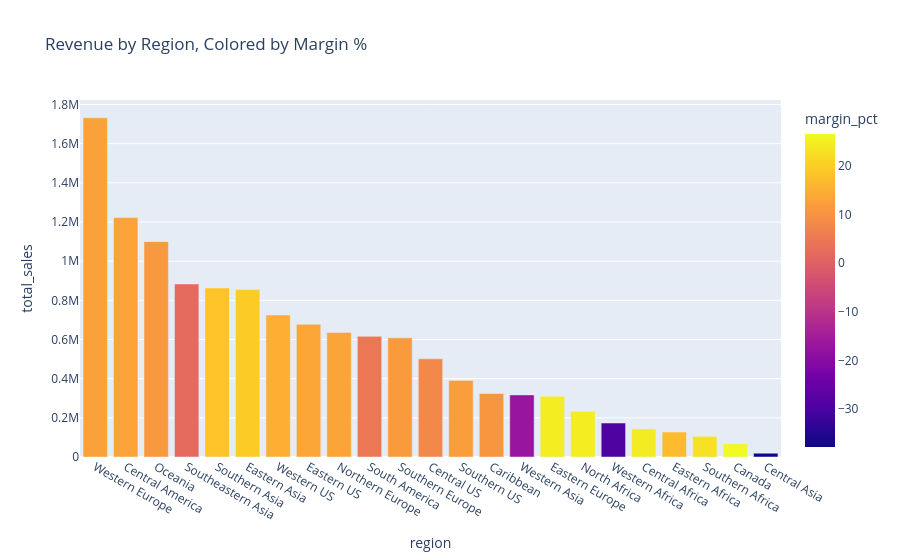

Notebook code for this chart:
### Code cell
# Regional Analysis

regional = orders.groupby('region').agg(
    total_sales=('sales', 'sum'),
    total_profit=('profit', 'sum'),
    order_count=('order_id', 'nunique')
).reset_index()
regional['margin_pct'] = regional['total_profit'] / regional['total_sales'] * 100

fig = px.bar(regional.sort_values('total_sales', ascending=False), 
             x='region', y='total_sales', color='margin_pct',
             title='Revenue by Region, Colored by Margin %')
fig.show()

### Figure 1 — Plotly figure (JSON) as saved in the notebook; plotly's stock layout.template omitted (floating-point values rounded to 4 significant figures)
{"data": [{"hovertemplate": "region=%{x}<br>total_sales=%{y}<br>margin_pct=%{marker.color}<extra></extra>", "legendgroup": "", "marker": {"color": [12.61, 13.0, 10.91, 2.002, 18.32, 19.54, 14.94, 13.47, 13.17, 4.656, 11.52, 7.922, 11.9, 10.66, -17.01, 24.86, 24.8, -29.14, 24.64, 17.13, 22.97, 26.62, -37.83], "coloraxis": "coloraxis", "pattern": {"shape": ""}}, "name": "", "orientation": "v", "showlegend": false, "textposition": "auto", "type": "bar", "x": ["Western Europe", "Central America", "Oceania", "Southeastern Asia", "Southern Asia", "Eastern Asia", "Western US", "Eastern US", "Northern Europe", "South America", "Southern Europe", "Central US", "Southern US", "Caribbean", "Western Asia", "Eastern Europe", "North Africa", "Western Africa", "Central Africa", "Eastern Africa", "Southern Africa", "Canada", "Central Asia"], "xaxis": "x", "y": [1732000.0, 1222000.0, 1100000.0, 883700.0, 863400.0, 854900.0, 725300.0, 677800.0, 636300.0, 616100.0, 608500.0, 501200.0, 390900.0, 324300.0, 317100.0, 310000.0, 233200.0, 173500.0, 143600.0, 127800.0, 105200.0, 66930.0, 19280.0], "yaxis": "y"}], "layout": {"barmode": "relative", "coloraxis": {"colorbar": {"title": {"text": "margin_pct"}}, "colorscale": [[0, "#0d0887"], [0.1111, "#46039f"], [0.2222, "#7201a8"], [0.3333, "#9c179e"], [0.4444, "#bd3786"], [0.5556, "#d8576b"], [0.6667, "#ed7953"], [0.7778, "#fb9f3a"], [0.8889, "#fdca26"], [1, "#f0f921"]]}, "legend": {"tracegroupgap": 0}, "title": {"text": "Revenue by Region, Colored by Margin %"}, "xaxis": {"anchor": "y", "domain": [0, 1], "title": {"text": "region"}}, "yaxis": {"anchor": "x", "domain": [0, 1], "title": {"text": "total_sales"}}}}
